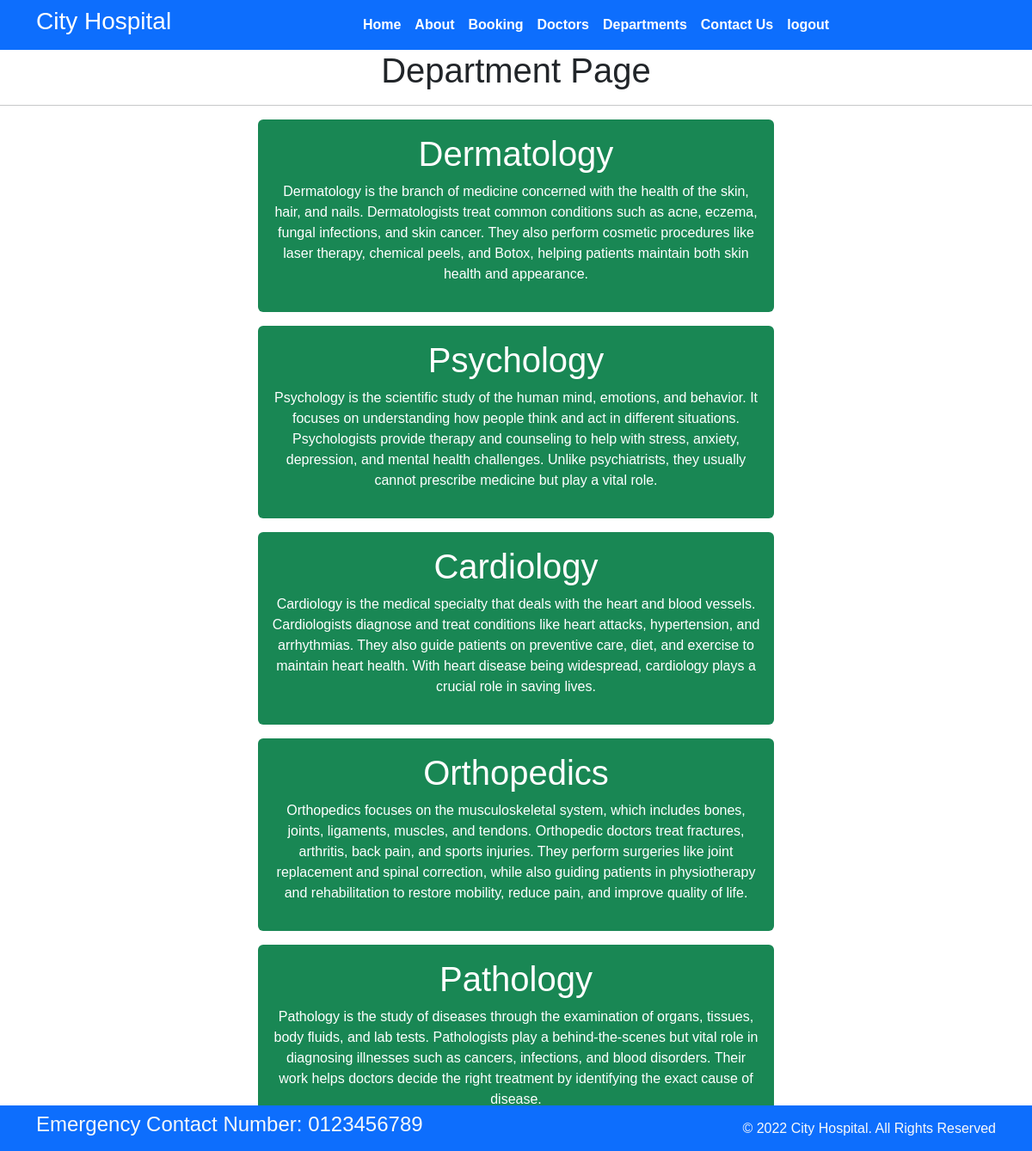
The app's page /department/ (signed in) with its own data.
### home/models.py (models this page shows, shortened)
class Department(models.Model):
    dep_name=models.CharField(max_length=200)
    dep_description=models.TextField()

### home/views.py (the view)
# urls.py: path('department/', department,name='department'),
@login_required(login_url=loginornot)
def department(request):
    dict_dept={
        'dept':Department.objects.all()
    }
    return render(request,'department.html',dict_dept)

### templates/department.html (shortened to what this page needs)
{% extends 'base.html' %}
{% block content%}
<h1 class="text-center">Department Page</h1>
<hr>
{% for d in dept %}
<div class="mx-auto w-50 bg-success text-center text-white p-3 my-3 border-warning rounded">
    <h1>{{d.dep_name}}</h1>
    <p>{{d.dep_description}}</p>
</div>
{% endfor %}
{% endblock %}

### static/css/style.css (style rules this page uses)
* { margin: 0; padding: 0; box-sizing: border-box; font-family: "Manrope", sans-serif; }
* { margin: 0; padding: 0; box-sizing: border-box; }

### records on screen
Department: dep_name "Dermatology", dep_description "Dermatology is the branch of medicine concerned with the health of the skin, hair, and nails. Dermatologists treat common conditions such as acne, eczema, fungal infections, and skin cancer. They also perform cosmetic procedures like laser therapy, chemical peels, and Botox, helping patients maintain both skin health and appearance."
Department: dep_name "Psychology", dep_description "Psychology is the scientific study of the human mind, emotions, and behavior. It focuses on understanding how people think and act in different situations. Psychologists provide therapy and counseling to help with stress, anxiety, depression, and mental health challenges. Unlike psychiatrists, they usually cannot prescribe medicine but play a vital role."
Department: dep_name "Cardiology", dep_description "Cardiology is the medical specialty that deals with the heart and blood vessels. Cardiologists diagnose and treat conditions like heart attacks, hypertension, and arrhythmias. They also guide patients on preventive care, diet, and exercise to maintain heart health. With heart disease being widespread, cardiology plays a crucial role in saving lives."
Department: dep_name "Orthopedics", dep_description "Orthopedics focuses on the musculoskeletal system, which includes bones, joints, ligaments, muscles, and tendons. Orthopedic doctors treat fractures, arthritis, back pain, and sports injuries. They perform surgeries like joint replacement and spinal correction, while also guiding patients in physiotherapy and rehabilitation to restore mobility, reduce pain, and improve quality of life."
Department: dep_name "Pathology", dep_description "Pathology is the study of diseases through the examination of organs, tissues, body fluids, and lab tests. Pathologists play a behind-the-scenes but vital role in diagnosing illnesses such as cancers, infections, and blood disorders. Their work helps doctors decide the right treatment by identifying the exact cause of disease."
